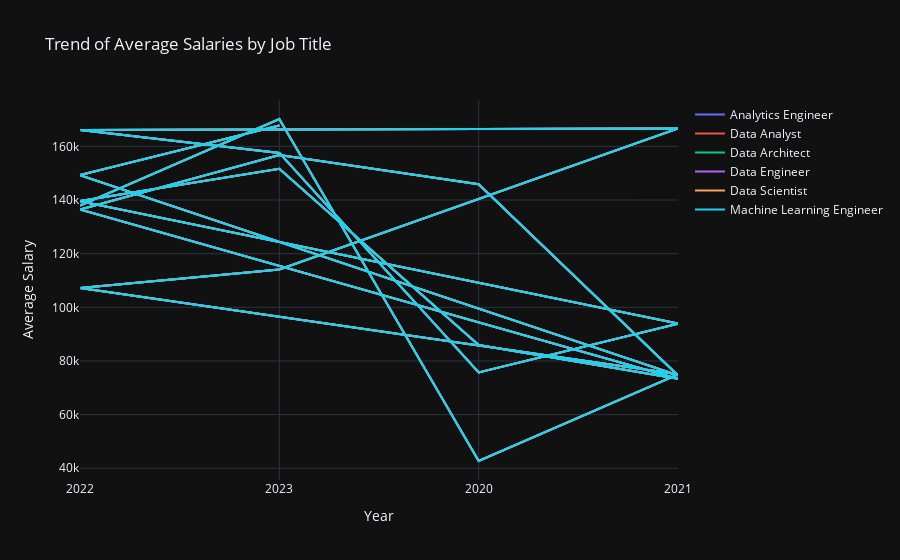

Write notebook code for a chart like this one.
### Code cell
salaries_years = top_jobs_df.groupby(['job_title', 'work_year']).agg({'salary_in_usd':'mean'}).reset_index()
salaries_years_filtered = salaries_years[salaries_years['job_title'].isin(top_jobs.index)]

# Create a separate trace for each job title
traces = []
job_titles = salaries_years_filtered['job_title'].unique()

for title in job_titles:
    data = salaries_years_filtered[salaries_years_filtered['job_title'] == title]
    trace = go.Scatter(
        x=salaries_years_filtered['work_year'],
        y=salaries_years_filtered['salary_in_usd'],
        mode='lines',
        name=title
    )
    traces.append(trace)

# Create the area graph
fig = go.Figure(data=traces)

# Customize the graph layout
fig.update_layout(
    title='Trend of Average Salaries by Job Title',
    xaxis_title='Year',
    yaxis_title='Average Salary',
    showlegend=True,
    hovermode='x',
    template='plotly_dark'
)

# Show the graph
fig.show()

### Figure 1 — Plotly figure (JSON) as saved in the notebook; plotly's stock layout.template omitted (floating-point values rounded to 4 significant figures)
{"data": [{"mode": "lines", "name": "Analytics Engineer", "type": "scatter", "x": ["2022", "2023", "2020", "2021", "2022", "2023", "2021", "2022", "2023", "2020", "2021", "2022", "2023", "2020", "2021", "2022", "2023", "2020", "2021", "2022", "2023"], "y": [138000.0, 170200.0, 42705, 75020.0, 107200.0, 114100.0, 166700.0, 166100.0, 157600.0, 75730.0, 93930.0, 139600.0, 151600.0, 85970.0, 73350.0, 136500.0, 156800.0, 145900.0, 74610.0, 149300.0, 167800.0]}, {"mode": "lines", "name": "Data Analyst", "type": "scatter", "x": ["2022", "2023", "2020", "2021", "2022", "2023", "2021", "2022", "2023", "2020", "2021", "2022", "2023", "2020", "2021", "2022", "2023", "2020", "2021", "2022", "2023"], "y": [138000.0, 170200.0, 42705, 75020.0, 107200.0, 114100.0, 166700.0, 166100.0, 157600.0, 75730.0, 93930.0, 139600.0, 151600.0, 85970.0, 73350.0, 136500.0, 156800.0, 145900.0, 74610.0, 149300.0, 167800.0]}, {"mode": "lines", "name": "Data Architect", "type": "scatter", "x": ["2022", "2023", "2020", "2021", "2022", "2023", "2021", "2022", "2023", "2020", "2021", "2022", "2023", "2020", "2021", "2022", "2023", "2020", "2021", "2022", "2023"], "y": [138000.0, 170200.0, 42705, 75020.0, 107200.0, 114100.0, 166700.0, 166100.0, 157600.0, 75730.0, 93930.0, 139600.0, 151600.0, 85970.0, 73350.0, 136500.0, 156800.0, 145900.0, 74610.0, 149300.0, 167800.0]}, {"mode": "lines", "name": "Data Engineer", "type": "scatter", "x": ["2022", "2023", "2020", "2021", "2022", "2023", "2021", "2022", "2023", "2020", "2021", "2022", "2023", "2020", "2021", "2022", "2023", "2020", "2021", "2022", "2023"], "y": [138000.0, 170200.0, 42705, 75020.0, 107200.0, 114100.0, 166700.0, 166100.0, 157600.0, 75730.0, 93930.0, 139600.0, 151600.0, 85970.0, 73350.0, 136500.0, 156800.0, 145900.0, 74610.0, 149300.0, 167800.0]}, {"mode": "lines", "name": "Data Scientist", "type": "scatter", "x": ["2022", "2023", "2020", "2021", "2022", "2023", "2021", "2022", "2023", "2020", "2021", "2022", "2023", "2020", "2021", "2022", "2023", "2020", "2021", "2022", "2023"], "y": [138000.0, 170200.0, 42705, 75020.0, 107200.0, 114100.0, 166700.0, 166100.0, 157600.0, 75730.0, 93930.0, 139600.0, 151600.0, 85970.0, 73350.0, 136500.0, 156800.0, 145900.0, 74610.0, 149300.0, 167800.0]}, {"mode": "lines", "name": "Machine Learning Engineer", "type": "scatter", "x": ["2022", "2023", "2020", "2021", "2022", "2023", "2021", "2022", "2023", "2020", "2021", "2022", "2023", "2020", "2021", "2022", "2023", "2020", "2021", "2022", "2023"], "y": [138000.0, 170200.0, 42705, 75020.0, 107200.0, 114100.0, 166700.0, 166100.0, 157600.0, 75730.0, 93930.0, 139600.0, 151600.0, 85970.0, 73350.0, 136500.0, 156800.0, 145900.0, 74610.0, 149300.0, 167800.0]}], "layout": {"hovermode": "x", "showlegend": true, "title": {"text": "Trend of Average Salaries by Job Title"}, "xaxis": {"title": {"text": "Year"}}, "yaxis": {"title": {"text": "Average Salary"}}}}
